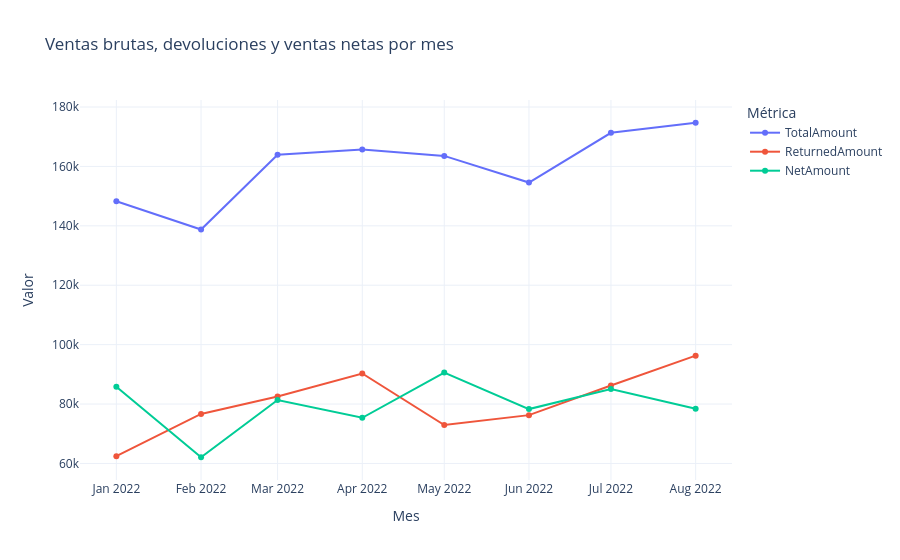

The notebook cell this image was saved under:
### Code cell
monthly_sales.to_csv(SUBMISSION_DIR / "monthly_sales.csv", index=False)
fig = px.line(
    monthly_sales,
    x="OrderMonth",
    y="amount",
    color="metric",
    markers=True,
    title="Ventas brutas, devoluciones y ventas netas por mes",
    labels={"OrderMonth": "Mes", "amount": "Valor", "metric": "Métrica"},
)
fig.update_layout(template="plotly_white")
fig.show()

### Figure 1 — Plotly figure (JSON) as saved in the notebook; plotly's stock layout.template omitted (floating-point values rounded to 4 significant figures)
{"data": [{"hovertemplate": "Métrica=TotalAmount<br>Mes=%{x}<br>Valor=%{y}<extra></extra>", "legendgroup": "TotalAmount", "line": {"color": "#636efa", "dash": "solid"}, "marker": {"symbol": "circle"}, "mode": "lines+markers", "name": "TotalAmount", "orientation": "v", "showlegend": true, "type": "scatter", "x": ["2022-01-01T00:00:00", "2022-02-01T00:00:00", "2022-03-01T00:00:00", "2022-04-01T00:00:00", "2022-05-01T00:00:00", "2022-06-01T00:00:00", "2022-07-01T00:00:00", "2022-08-01T00:00:00"], "xaxis": "x", "y": [148300.0, 138800.0, 163900.0, 165700.0, 163500.0, 154600.0, 171300.0, 174700.0], "yaxis": "y"}, {"hovertemplate": "Métrica=ReturnedAmount<br>Mes=%{x}<br>Valor=%{y}<extra></extra>", "legendgroup": "ReturnedAmount", "line": {"color": "#EF553B", "dash": "solid"}, "marker": {"symbol": "circle"}, "mode": "lines+markers", "name": "ReturnedAmount", "orientation": "v", "showlegend": true, "type": "scatter", "x": ["2022-01-01T00:00:00", "2022-02-01T00:00:00", "2022-03-01T00:00:00", "2022-04-01T00:00:00", "2022-05-01T00:00:00", "2022-06-01T00:00:00", "2022-07-01T00:00:00", "2022-08-01T00:00:00"], "xaxis": "x", "y": [62460.0, 76670.0, 82570.0, 90280.0, 72930.0, 76260.0, 86240.0, 96290.0], "yaxis": "y"}, {"hovertemplate": "Métrica=NetAmount<br>Mes=%{x}<br>Valor=%{y}<extra></extra>", "legendgroup": "NetAmount", "line": {"color": "#00cc96", "dash": "solid"}, "marker": {"symbol": "circle"}, "mode": "lines+markers", "name": "NetAmount", "orientation": "v", "showlegend": true, "type": "scatter", "x": ["2022-01-01T00:00:00", "2022-02-01T00:00:00", "2022-03-01T00:00:00", "2022-04-01T00:00:00", "2022-05-01T00:00:00", "2022-06-01T00:00:00", "2022-07-01T00:00:00", "2022-08-01T00:00:00"], "xaxis": "x", "y": [85800.0, 62090.0, 81370.0, 75380.0, 90610.0, 78300.0, 85080.0, 78410.0], "yaxis": "y"}], "layout": {"legend": {"title": {"text": "Métrica"}, "tracegroupgap": 0}, "title": {"text": "Ventas brutas, devoluciones y ventas netas por mes"}, "xaxis": {"anchor": "y", "domain": [0, 1], "title": {"text": "Mes"}}, "yaxis": {"anchor": "x", "domain": [0, 1], "title": {"text": "Valor"}}}}
